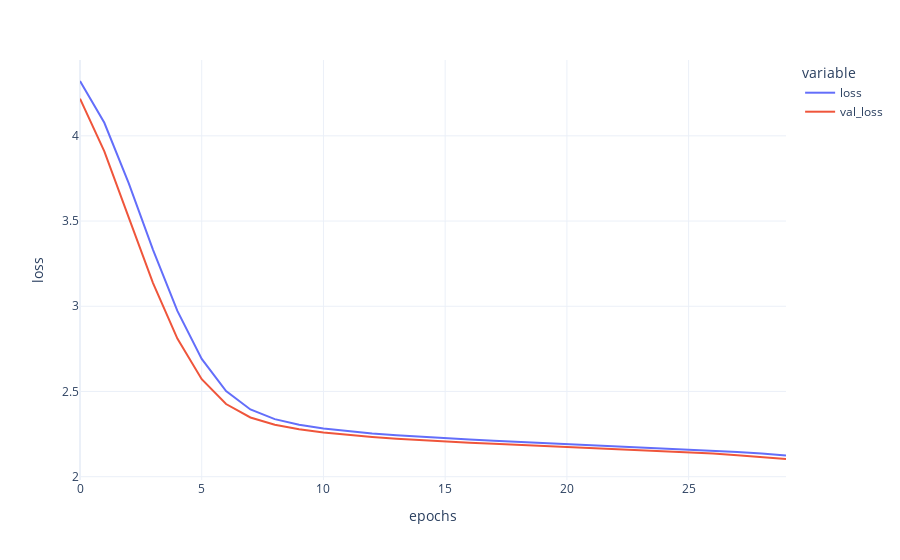

Notebook code cell kept with this figure:
### Code cell
px.line(
    pd.DataFrame(mob2vec.history.history),
    template="plotly_white",
    labels={"index": "epochs", "value": "loss"},
)

### Figure 1 — Plotly figure (JSON) as saved in the notebook; plotly's stock layout.template omitted (floating-point values rounded to 4 significant figures)
{"data": [{"hovertemplate": "variable=loss<br>epochs=%{x}<br>loss=%{y}<extra></extra>", "legendgroup": "loss", "line": {"color": "#636efa", "dash": "solid"}, "marker": {"symbol": "circle"}, "mode": "lines", "name": "loss", "orientation": "v", "showlegend": true, "type": "scatter", "x": [0, 1, 2, 3, 4, 5, 6, 7, 8, 9, 10, 11, 12, 13, 14, 15, 16, 17, 18, 19, 20, 21, 22, 23, 24, 25, 26, 27, 28, 29], "xaxis": "x", "y": [4.322, 4.077, 3.723, 3.331, 2.973, 2.691, 2.502, 2.395, 2.337, 2.305, 2.283, 2.267, 2.254, 2.243, 2.233, 2.225, 2.217, 2.211, 2.204, 2.198, 2.192, 2.186, 2.18, 2.174, 2.168, 2.161, 2.153, 2.145, 2.135, 2.124], "yaxis": "y"}, {"hovertemplate": "variable=val_loss<br>epochs=%{x}<br>loss=%{y}<extra></extra>", "legendgroup": "val_loss", "line": {"color": "#EF553B", "dash": "solid"}, "marker": {"symbol": "circle"}, "mode": "lines", "name": "val_loss", "orientation": "v", "showlegend": true, "type": "scatter", "x": [0, 1, 2, 3, 4, 5, 6, 7, 8, 9, 10, 11, 12, 13, 14, 15, 16, 17, 18, 19, 20, 21, 22, 23, 24, 25, 26, 27, 28, 29], "xaxis": "x", "y": [4.218, 3.909, 3.521, 3.136, 2.811, 2.572, 2.426, 2.347, 2.305, 2.278, 2.259, 2.245, 2.233, 2.223, 2.214, 2.207, 2.199, 2.193, 2.186, 2.18, 2.174, 2.169, 2.162, 2.156, 2.15, 2.143, 2.135, 2.126, 2.116, 2.104], "yaxis": "y"}], "layout": {"legend": {"title": {"text": "variable"}, "tracegroupgap": 0}, "margin": {"t": 60}, "xaxis": {"anchor": "y", "domain": [0, 1], "title": {"text": "epochs"}}, "yaxis": {"anchor": "x", "domain": [0, 1], "title": {"text": "loss"}}}}
